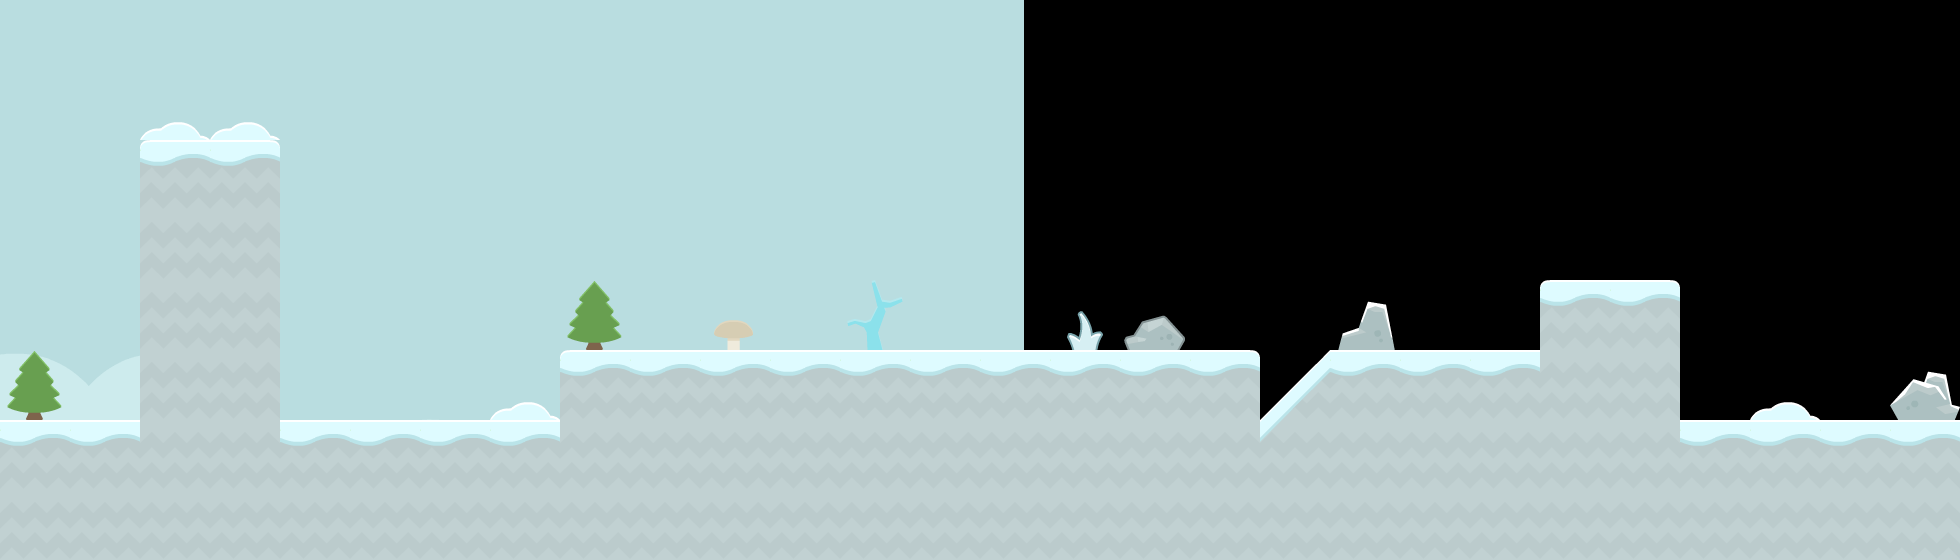

A 2D game scene composited from a Tiled map and its tileset images. What follows is a short description and the map's XML, with each tile layer's data collapsed to a summary:
An orthogonal 28x8 tile map with 70x70 px tiles, 3 tile layers (tiles_background, tiles_terrain, tiles_foreground), 2 image layers and 9 objects (6x SNOW, start, target, effect_snow).

<map version="1.0" orientation="orthogonal" renderorder="right-down" width="28" height="8" tilewidth="70" tileheight="70" nextobjectid="36">
 <properties>
  <property name="button_highlight" value="MIRROR" />
 </properties>
 <tileset firstgid="1" name="tiles" tilewidth="70" tileheight="70" spacing="4" margin="2" tilecount="117">
  <image source="../../graphics/tiles.png" width="962" height="666" />
 </tileset>
 <imagelayer name="background_b" x="1024" y="-300">
  <image source="../../graphics/backgrounds/colored_shroom.png" />
 </imagelayer>
 <imagelayer name="background_a" y="-300">
  <image source="../../graphics/backgrounds/colored_shroom.png" />
 </imagelayer>
 <layer name="tiles_background" width="30" height="8">
  <data>[240 cells, 3 non-empty, 3 distinct tile ids]</data>
 </layer>
 <layer name="tiles_terrain" width="30" height="8">
  <data>[240 cells, 82 non-empty, 6 distinct tile ids]</data>
 </layer>
 <layer name="tiles_foreground" width="30" height="8">
  <data>[240 cells, 10 non-empty, 6 distinct tile ids]</data>
 </layer>
 <objectgroup name="terrain">
  <object id="28" type="SNOW" x="560" y="560">
   <polygon points="0,0 0,-210 700,-210 700,0" />
  </object>
  <object id="29" type="SNOW" x="1260" y="420">
   <polygon points="0,0 70,-70 420,-70 420,140 0,140" />
  </object>
  <object id="30" type="SNOW" x="1540" y="280">
   <polygon points="0,0 140,0 140,70 0,70" />
  </object>
  <object id="33" type="SNOW" x="0" y="420">
   <polygon points="0,0 560,0 560,140 0,140" />
  </object>
  <object id="34" type="SNOW" x="140" y="140">
   <polygon points="0,0 140,0 140,280 0,280" />
  </object>
  <object id="35" type="SNOW" x="1680" y="420">
   <polygon points="0,0 280,0 280,140 0,140" />
  </object>
 </objectgroup>
 <objectgroup name="entities">
  <object id="4" name="start" type="start" x="980" y="280" width="70" height="70" />
  <object id="5" name="target" type="target" x="1575" y="210" width="70" height="70" />
 </objectgroup>
 <objectgroup name="background_effects">
  <object id="16" type="effect_snow" x="420" y="0" width="1540" height="140" />
 </objectgroup>
 <objectgroup name="foreground_effects" />
 <objectgroup name="npc" />
</map>
